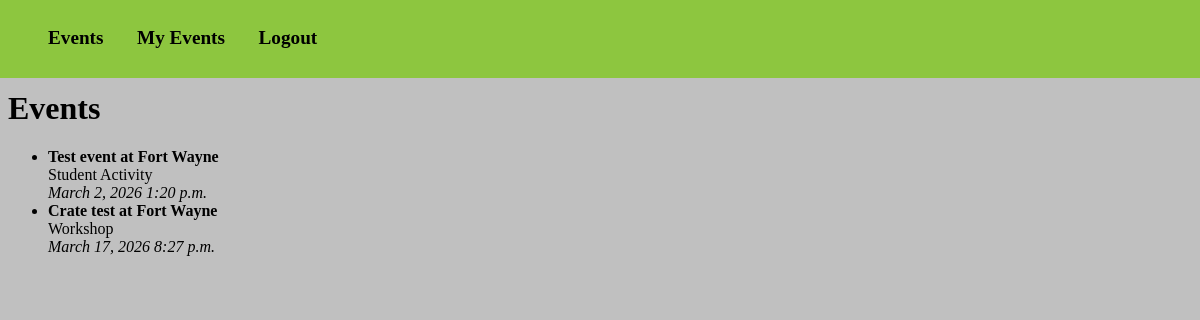
Page /events/ (signed in) on the earlier database version.
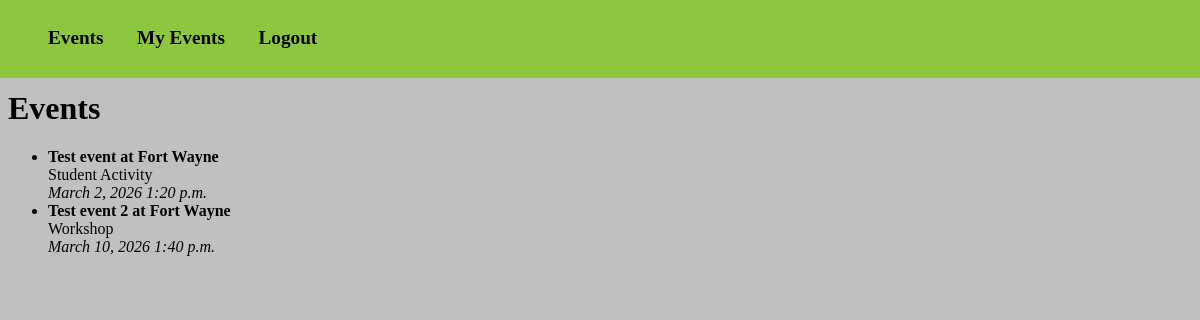
Same page on the later database version.
### eventmanagment/models.py (models this page shows, shortened)
class Event(models.Model):
    CATEGORY_CHOICES = [
        ('meeting', 'Meeting'),
        ('workshop', 'Workshop'),
        ('activity', 'Student Activity'),
        ('conference', 'Conference'),
        ('', 'Seminar'),
        ('other', 'Other'),
    ]
    STATUS_CHOICES = [
        ('pending', 'Pending'),
        ('approved', 'Approved'),
        ('rejected', 'Rejected'),
        ('cancelled', 'Cancelled'),
    ]
    title = models.CharField(max_length=255)
    description = models.TextField()
    date = models.DateField()
    time = models.TimeField()
    location = models.CharField(max_length=255)
    category = models.CharField(max_length=20, choices=CATEGORY_CHOICES)
    organizer = models.CharField(max_length=255)
    capacity = models.IntegerField()
    status = models.CharField(max_length=10, choices=STATUS_CHOICES, default='pending')
    created_at = models.DateTimeField(auto_now_add=True)
    updated_at = models.DateTimeField(auto_now=True)

### eventmanagment/views.py (the view)
# urls.py: path('events/', views.events, name='events'),
def events(request):
    if 'user_id' not in request.session:
        return redirect('login')
    events = Event.objects.filter(status='approved').values()
    template = loader.get_template('events.html')
    user = User.objects.get(id=request.session.get('user_id'))
    context = {
        'events': events,
        'type': 'All',
        'role': user.role,
    }
    return HttpResponse(template.render(context, request))

### eventmanagment/templates/events.html (shortened to what this page needs)
{% extends "master.html" %}
{% block content %}
  {% if type == "All" %}
  <h1>Events</h1>
  {% elif type == "Pending" %}
  <h1>Pending Events</h1>
  {% elif type == "Registered" %}
  <h1>My Events</h1>
  {% endif %}
  {% if events %}
    <ul>
      {% for event in events %}
        <li>
          <b><a href="{% url 'details' id=event.id %}">{{ event.title }} at {{ event.location }}</a></b> <br>
          {% if event.category == "meeting" %}
            Meeting <br>
          {% elif event.category == "workshop" %}
            Workshop <br>
          {% elif event.category == "activity" %}
            Student Activity <br>
          {% elif event.category == "conference" %}
            Conference <br>
          {% elif event.category == "seminar" %}
            Seminar <br>
          {% elif event.category == "other" %}
            Other <br>
          {% endif %}
          <i>{{ event.date }} {{ event.time }}</i>
        </li>
      {% endfor %}
    </ul>
  {% else %}
    <p>No events found.</p>
  {% endif %}
{% endblock %}

Differences in the rows shown:
changed Event: title "Crate test" → "Test event 2"; date "March 17, 2026" → "March 10, 2026"; time "8:27 p.m." → "1:40 p.m."
